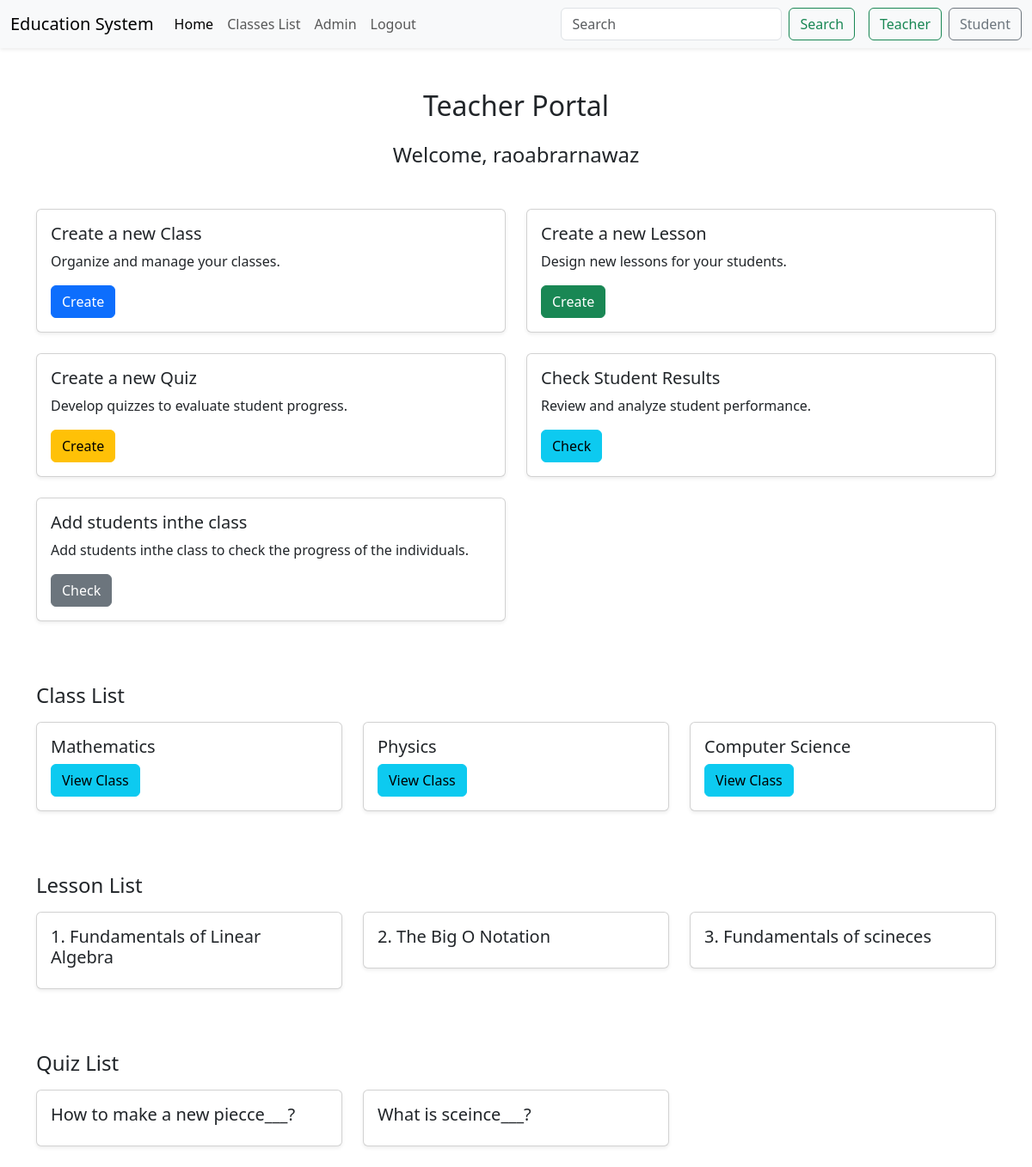
The app's page /Teacher_portal (signed in) with its own data.
### main_app/models.py (models this page shows, shortened)
class User(AbstractUser):
    is_teacher = models.BooleanField(default=False)
    is_student = models.BooleanField(default=False)

class Class(models.Model):
    name = models.CharField(max_length=100)
    teacher = models.ForeignKey(Teacher, on_delete=models.CASCADE)

class Lesson(models.Model):
    title = models.CharField(max_length=100)
    class_obj = models.ForeignKey(Class, on_delete=models.CASCADE, related_name='lessons')

class Question(models.Model):
    lesson = models.ForeignKey(Lesson, on_delete=models.CASCADE, related_name='questions')
    question_text = models.TextField()
    QUESTION_TYPES = (
        ('FB', 'Fill in the blanks'),
        ('TF', 'True/False'),
        ('MC', 'Multiple Choice'),
    )
    question_type = models.CharField(max_length=100, choices=QUESTION_TYPES)
    question_answer = models.CharField(max_length=254)

### main_app/views.py (the view)
# urls.py: path('Teacher_portal', TeacherPortal, name='Teacher_portal'),
def TeacherPortal(request):
    classes = Class.objects.all()
    Quizez =Question.objects.all()
    Lessons = Lesson.objects.all()
    context = {'classes':classes, 'Quizez':Quizez, 'Lessons': Lessons}
    return render(request, 'Teacher/Teacher_portal.html', context)

### main_app/Templates/Teacher/Teacher_portal.html (shortened to what this page needs)
{% extends 'Base.html' %}
{% block body %}
  <div class="container mt-5">
    <h2 class="text-center mb-4">Teacher Portal</h2>
    <h4 class="text-center mb-4">Welcome, {{ user.username }}</h4>
    <div class="row mt-5">
      <div class="col-md-6">
        <div class="card shadow-sm mb-4">
          <div class="card-body">
            <h5 class="card-title">Create a new Class</h5>
            <p class="card-text">Organize and manage your classes.</p>
            <a href="{% url 'create_class' %}" class="btn btn-primary">Create</a>
          </div>
        </div>
      </div>
      <div class="col-md-6">
        <div class="card shadow-sm mb-4">
          <div class="card-body">
            <h5 class="card-title">Create a new Lesson</h5>
            <p class="card-text">Design new lessons for your students.</p>
            <a href="{% url 'create_lesson' %}" class="btn btn-success">Create</a>
          </div>
        </div>
      </div>
      <div class="col-md-6">
        <div class="card shadow-sm mb-4">
          <div class="card-body">
            <h5 class="card-title">Create a new Quiz</h5>
            <p class="card-text">Develop quizzes to evaluate student progress.</p>
            <a href="{% url 'create_quiz' %}" class="btn btn-warning">Create</a>
          </div>
        </div>
      </div>
      <div class="col-md-6">
        <div class="card shadow-sm mb-4">
          <div class="card-body">
            <h5 class="card-title">Check Student Results</h5>
            <p class="card-text">Review and analyze student performance.</p>
            <a href="{% url 'check_result' %}" class="btn btn-info">Check</a>
          </div>
        </div>
      </div>
      <div class="col-md-6">
        <div class="card shadow-sm mb-4">
          <div class="card-body">
            <h5 class="card-title">Add students inthe class</h5>
            <p class="card-text">Add students inthe class to check the progress of the individuals.</p>
            <a href="{% url 'assign_class' %}" class="btn btn-secondary">Check</a>
          </div>
        </div>
      </div>
    </div>
    <div class="row mt-5">
      <div class="col-12">
        <h4 class="mb-3">Class List</h4>
      </div>
      {% for class in classes %}
        <div class="col-md-6 col-lg-4 mb-4">
          <div class="card shadow-sm">
            <div class="card-body">
              <h5 class="card-title">{{ class.name }}</h5>
              <a href="{% url 'class_detail' class.id %}" class="btn btn-info">View Class</a>
            </div>
          </div>
        </div>
      {% endfor %}
    </div>
    <div class="row mt-5">
      <div class="col-12">
        <h4 class="mb-3">Lesson List</h4>
      </div>
      {% for lesson in Lessons %}
        <div class="col-md-6 col-lg-4 mb-4">
          <div class="card shadow-sm">
            <div class="card-body">
              <h5 class="card-title">{{ forloop.counter }}. {{ lesson.title }}</h5>
            </div>
          </div>
        </div>
      {% endfor %}
    </div>
    <div class="row mt-5">
      <div class="col-12">
        <h4 class="mb-3">Quiz List</h4>
      </div>
      {% for quiz in Quizez %}
        <div class="col-md-6 col-lg-4 mb-4">
          <div class="card shadow-sm">
            <div class="card-body">
              <h5 class="card-title">{{ quiz.question_text }}</h5>
            </div>
          </div>
        </div>
      {% endfor %}
    </div>
  </div>
{% endblock %}

### Templates/Base.html (style rules this page uses)
html, body { height: 100%; }
body { display: flex; flex-direction: column; }
.container { flex: 1; }

### records on screen
User: username "raoabrarnawaz"
Class: name "Mathematics"
Class: name "Physics"
Class: name "Computer Science"
Lesson: title "Fundamentals of Linear Algebra"
Lesson: title "The Big O Notation"
Lesson: title "Fundamentals of scineces"
Question: question_text "How to make a new piecce___?"
Question: question_text "What is sceince___?"
